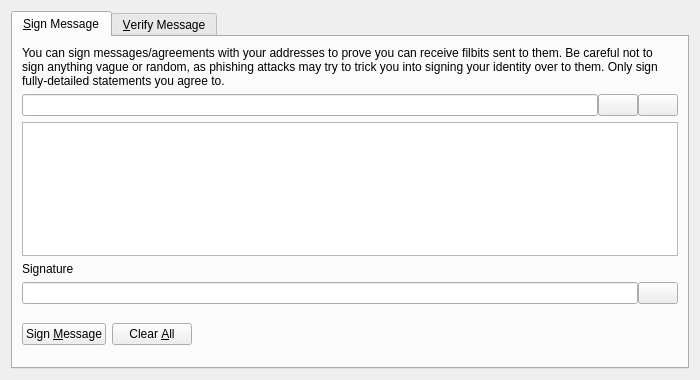
<?xml version="1.0" encoding="UTF-8"?>
<ui version="4.0">
 <class>SignVerifyMessageDialog</class>
 <widget class="QDialog" name="SignVerifyMessageDialog">
  <property name="geometry">
   <rect>
    <x>0</x>
    <y>0</y>
    <width>700</width>
    <height>380</height>
   </rect>
  </property>
  <property name="windowTitle">
   <string>Signatures - Sign / Verify a Message</string>
  </property>
  <property name="modal">
   <bool>true</bool>
  </property>
  <layout class="QVBoxLayout" name="verticalLayout">
   <item>
    <widget class="QTabWidget" name="tabWidget">
     <property name="currentIndex">
      <number>0</number>
     </property>
     <widget class="QWidget" name="tabSignMessage">
      <attribute name="title">
       <string>&amp;Sign Message</string>
      </attribute>
      <layout class="QVBoxLayout" name="verticalLayout_SM">
       <item>
        <widget class="QLabel" name="infoLabel_SM">
         <property name="text">
          <string>You can sign messages/agreements with your addresses to prove you can receive filbits sent to them. Be careful not to sign anything vague or random, as phishing attacks may try to trick you into signing your identity over to them. Only sign fully-detailed statements you agree to.</string>
         </property>
         <property name="textFormat">
          <enum>Qt::PlainText</enum>
         </property>
         <property name="wordWrap">
          <bool>true</bool>
         </property>
        </widget>
       </item>
       <item>
        <layout class="QHBoxLayout" name="horizontalLayout_1_SM">
         <property name="spacing">
          <number>0</number>
         </property>
         <item>
          <widget class="QValidatedLineEdit" name="addressIn_SM">
           <property name="toolTip">
            <string>The Filbit address to sign the message with</string>
           </property>
          </widget>
         </item>
         <item>
          <widget class="QPushButton" name="addressBookButton_SM">
           <property name="toolTip">
            <string>Choose previously used address</string>
           </property>
           <property name="text">
            <string/>
           </property>
           <property name="icon">
            <iconset resource="../filbit.qrc">
             <normaloff>:/icons/address-book</normaloff>:/icons/address-book</iconset>
           </property>
           <property name="shortcut">
            <string>Alt+A</string>
           </property>
           <property name="autoDefault">
            <bool>false</bool>
           </property>
          </widget>
         </item>
         <item>
          <widget class="QPushButton" name="pasteButton_SM">
           <property name="toolTip">
            <string>Paste address from clipboard</string>
           </property>
           <property name="text">
            <string/>
           </property>
           <property name="icon">
            <iconset resource="../filbit.qrc">
             <normaloff>:/icons/editpaste</normaloff>:/icons/editpaste</iconset>
           </property>
           <property name="shortcut">
            <string>Alt+P</string>
           </property>
           <property name="autoDefault">
            <bool>false</bool>
           </property>
          </widget>
         </item>
        </layout>
       </item>
       <item>
        <widget class="QPlainTextEdit" name="messageIn_SM">
         <property name="toolTip">
          <string>Enter the message you want to sign here</string>
         </property>
        </widget>
       </item>
       <item>
        <widget class="QLabel" name="signatureLabel_SM">
         <property name="text">
          <string>Signature</string>
         </property>
         <property name="textFormat">
          <enum>Qt::PlainText</enum>
         </property>
        </widget>
       </item>
       <item>
        <layout class="QHBoxLayout" name="horizontalLayout_2_SM">
         <property name="spacing">
          <number>0</number>
         </property>
         <item>
          <widget class="QLineEdit" name="signatureOut_SM">
           <property name="font">
            <font>
             <italic>true</italic>
            </font>
           </property>
           <property name="readOnly">
            <bool>true</bool>
           </property>
          </widget>
         </item>
         <item>
          <widget class="QPushButton" name="copySignatureButton_SM">
           <property name="toolTip">
            <string>Copy the current signature to the system clipboard</string>
           </property>
           <property name="text">
            <string/>
           </property>
           <property name="icon">
            <iconset resource="../filbit.qrc">
             <normaloff>:/icons/editcopy</normaloff>:/icons/editcopy</iconset>
           </property>
           <property name="autoDefault">
            <bool>false</bool>
           </property>
          </widget>
         </item>
        </layout>
       </item>
       <item>
        <layout class="QHBoxLayout" name="horizontalLayout_3_SM">
         <item>
          <widget class="QPushButton" name="signMessageButton_SM">
           <property name="toolTip">
            <string>Sign the message to prove you own this Filbit address</string>
           </property>
           <property name="text">
            <string>Sign &amp;Message</string>
           </property>
           <property name="icon">
            <iconset resource="../filbit.qrc">
             <normaloff>:/icons/edit</normaloff>:/icons/edit</iconset>
           </property>
           <property name="autoDefault">
            <bool>false</bool>
           </property>
          </widget>
         </item>
         <item>
          <widget class="QPushButton" name="clearButton_SM">
           <property name="toolTip">
            <string>Reset all sign message fields</string>
           </property>
           <property name="text">
            <string>Clear &amp;All</string>
           </property>
           <property name="icon">
            <iconset resource="../filbit.qrc">
             <normaloff>:/icons/remove</normaloff>:/icons/remove</iconset>
           </property>
           <property name="autoDefault">
            <bool>false</bool>
           </property>
          </widget>
         </item>
         <item>
          <spacer name="horizontalSpacer_1_SM">
           <property name="orientation">
            <enum>Qt::Horizontal</enum>
           </property>
           <property name="sizeHint" stdset="0">
            <size>
             <width>40</width>
             <height>48</height>
            </size>
           </property>
          </spacer>
         </item>
         <item>
          <widget class="QLabel" name="statusLabel_SM">
           <property name="font">
            <font>
             <weight>75</weight>
             <bold>true</bold>
            </font>
           </property>
           <property name="text">
            <string/>
           </property>
           <property name="wordWrap">
            <bool>true</bool>
           </property>
          </widget>
         </item>
         <item>
          <spacer name="horizontalSpacer_2_SM">
           <property name="orientation">
            <enum>Qt::Horizontal</enum>
           </property>
           <property name="sizeHint" stdset="0">
            <size>
             <width>40</width>
             <height>48</height>
            </size>
           </property>
          </spacer>
         </item>
        </layout>
       </item>
      </layout>
     </widget>
     <widget class="QWidget" name="tabVerifyMessage">
      <attribute name="title">
       <string>&amp;Verify Message</string>
      </attribute>
      <layout class="QVBoxLayout" name="verticalLayout_VM">
       <item>
        <widget class="QLabel" name="infoLabel_VM">
         <property name="text">
          <string>Enter the receiver's address, message (ensure you copy line breaks, spaces, tabs, etc. exactly) and signature below to verify the message. Be careful not to read more into the signature than what is in the signed message itself, to avoid being tricked by a man-in-the-middle attack. Note that this only proves the signing party receives with the address, it cannot prove sendership of any transaction!</string>
         </property>
         <property name="textFormat">
          <enum>Qt::PlainText</enum>
         </property>
         <property name="alignment">
          <set>Qt::AlignLeading|Qt::AlignLeft|Qt::AlignTop</set>
         </property>
         <property name="wordWrap">
          <bool>true</bool>
         </property>
        </widget>
       </item>
       <item>
        <layout class="QHBoxLayout" name="horizontalLayout_1_VM">
         <property name="spacing">
          <number>0</number>
         </property>
         <item>
          <widget class="QValidatedLineEdit" name="addressIn_VM">
           <property name="toolTip">
            <string>The Filbit address the message was signed with</string>
           </property>
          </widget>
         </item>
         <item>
          <widget class="QPushButton" name="addressBookButton_VM">
           <property name="toolTip">
            <string>Choose previously used address</string>
           </property>
           <property name="text">
            <string/>
           </property>
           <property name="icon">
            <iconset resource="../filbit.qrc">
             <normaloff>:/icons/address-book</normaloff>:/icons/address-book</iconset>
           </property>
           <property name="shortcut">
            <string>Alt+A</string>
           </property>
           <property name="autoDefault">
            <bool>false</bool>
           </property>
          </widget>
         </item>
        </layout>
       </item>
       <item>
        <widget class="QPlainTextEdit" name="messageIn_VM"/>
       </item>
       <item>
        <widget class="QValidatedLineEdit" name="signatureIn_VM"/>
       </item>
       <item>
        <layout class="QHBoxLayout" name="horizontalLayout_2_VM">
         <item>
          <widget class="QPushButton" name="verifyMessageButton_VM">
           <property name="toolTip">
            <string>Verify the message to ensure it was signed with the specified Filbit address</string>
           </property>
           <property name="text">
            <string>Verify &amp;Message</string>
           </property>
           <property name="icon">
            <iconset resource="../filbit.qrc">
             <normaloff>:/icons/transaction_0</normaloff>:/icons/transaction_0</iconset>
           </property>
           <property name="autoDefault">
            <bool>false</bool>
           </property>
          </widget>
         </item>
         <item>
          <widget class="QPushButton" name="clearButton_VM">
           <property name="toolTip">
            <string>Reset all verify message fields</string>
           </property>
           <property name="text">
            <string>Clear &amp;All</string>
           </property>
           <property name="icon">
            <iconset resource="../filbit.qrc">
             <normaloff>:/icons/remove</normaloff>:/icons/remove</iconset>
           </property>
           <property name="autoDefault">
            <bool>false</bool>
           </property>
          </widget>
         </item>
         <item>
          <spacer name="horizontalSpacer_1_VM">
           <property name="orientation">
            <enum>Qt::Horizontal</enum>
           </property>
           <property name="sizeHint" stdset="0">
            <size>
             <width>40</width>
             <height>48</height>
            </size>
           </property>
          </spacer>
         </item>
         <item>
          <widget class="QLabel" name="statusLabel_VM">
           <property name="font">
            <font>
             <weight>75</weight>
             <bold>true</bold>
            </font>
           </property>
           <property name="text">
            <string/>
           </property>
           <property name="wordWrap">
            <bool>true</bool>
           </property>
          </widget>
         </item>
         <item>
          <spacer name="horizontalSpacer_2_VM">
           <property name="orientation">
            <enum>Qt::Horizontal</enum>
           </property>
           <property name="sizeHint" stdset="0">
            <size>
             <width>40</width>
             <height>48</height>
            </size>
           </property>
          </spacer>
         </item>
        </layout>
       </item>
      </layout>
     </widget>
    </widget>
   </item>
  </layout>
 </widget>
 <customwidgets>
  <customwidget>
   <class>QValidatedLineEdit</class>
   <extends>QLineEdit</extends>
   <header>qvalidatedlineedit.h</header>
  </customwidget>
 </customwidgets>
 <resources>
  <include location="../filbit.qrc"/>
 </resources>
 <connections/>
</ui>
